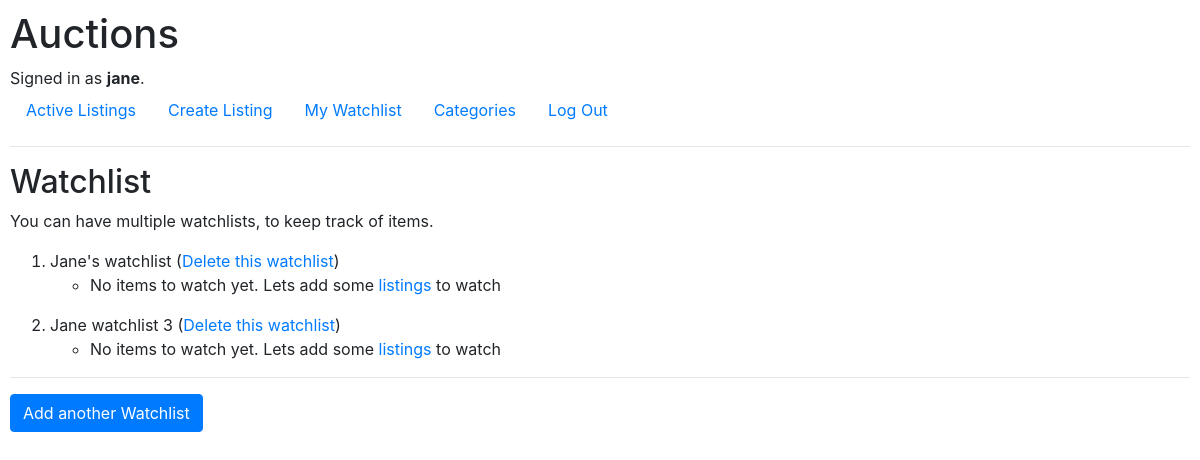
Screenshot of /watchlist (signed in) with the database file from the repository.
### auctions/models.py (models this page shows)
class User(AbstractUser):
    pass

class Watchlist(models.Model):
    name = models.CharField(max_length=30, default="")
    listings = models.ManyToManyField(Listing, blank=True, related_name="being_watched")
    user = models.ForeignKey(User, on_delete=models.CASCADE, related_name="watchlist")
    def __str__(self):
        return f"{self.id}: {self.name} {self.listings}"

### auctions/views.py (the view, shortened to what this page needs)
# urls.py: path("watchlist", views.watchlist, name="u_watchlist"),
@login_required(login_url='/login')
def watchlist(request):
    u = User.objects.get(pk=int(request.session.get('_auth_user_id')))
    form = NewWatchlistForm(request.POST)
    listing_to_add = request.GET.get('p', '')
    if request.method == "GET":
        return render(request, "auctions/watchlist.html", {
            "watchlist": u.watchlist.all(),
            "create_form": form
        })
    return render(request, "auctions/watchlist.html", {
        "message": "You Posted to watchlist"
    })

### auctions/templates/auctions/watchlist.html (shortened to what this page needs)
{% extends "auctions/layout.html" %}
{% block body %}
    <h2>Watchlist</h2>
    {% if user.is_authenticated %}
    <p>You can have multiple watchlists, to keep track of items.</p>
      <ol>
        {% for watchitem in watchlist %}
          <li>{{watchitem.name}} (<a href="{% url 'auctions:u_delete_watchlist' watchitem.id %}">Delete this watchlist</a>)
          {% if watchitem.listings.count > 0 %}
          <ul>
            {%for listing in watchitem.listings.all %}
              <li>
                <a href="{% url 'auctions:u_listing_detail' listing.id %}"> {{listing.title}} </a>
                (<a href="{% url 'auctions:u_unwatch_listing' watchitem.id listing.id%}">stop watching this item</a>)
              </li>
            {%endfor%}
          </ul>
          {% else %}
            <ul><li>No items to watch yet. Lets add some <a href="/">listings</a> to watch</li></ul>
          {% endif %}
        {%endfor%}
      </ol>
        <hr>
        <button class="btn btn-primary" type="button" data-toggle="collapse" data-target="#createWatchlistForm" aria-expanded="false" aria-controls="createWatchlistForm">
          Add another Watchlist
        </button>
    {% else %}
        You must be signed in to create a watchlist.
    {% endif %}
{% endblock %}

### auctions/templates/auctions/layout.html (shortened to what this page needs)
{% load static %}
<!DOCTYPE html>
<html lang="en">
    <head>
        <link rel="stylesheet" href="https://stackpath.bootstrapcdn.com/bootstrap/4.4.1/css/bootstrap.min.css">
        <link href="{% static 'auctions/styles.css' %}" rel="stylesheet">
    </head>
    <body>
        <h1>Auctions</h1>
        <div>
            {% if user.is_authenticated %}
                Signed in as <strong>{{ user.username }}</strong>.
            {% else %}
                Not signed in.
            {% endif %}
        </div>
        <ul class="nav">
            <li class="nav-item">
                <a class="nav-link" href="{% url 'auctions:index' %}">Active Listings</a>
            </li>
            {% if user.is_authenticated %}
              <li class="nav-item">
                  <a class="nav-link" href="{% url 'auctions:u_create_listing' %}">Create Listing</a>
              </li>
              <li class="nav-item">
                  <a class="nav-link" href="{% url 'auctions:u_watchlist' %}">My Watchlist</a>
              </li>
              <li class="nav-item">
                  <a class="nav-link" href="{% url 'auctions:u_categories' %}">Categories</a>
              </li>
                <li class="nav-item">
                    <a class="nav-link" href="{% url 'auctions:logout' %}">Log Out</a>
                </li>
            {% endif %}
        </ul>
        <hr>
        {% block body %}
        {% endblock %}
    </body>
</html>

### auctions/static/auctions/styles.css (style rules this page uses)
body { padding: 10px; }

### rows the page displays
User: username "jane"
Watchlist: name "Jane's watchlist", shows "No items to watch yet. Lets add some"
Watchlist: name "Jane watchlist 3", shows "No items to watch yet. Lets add some"
